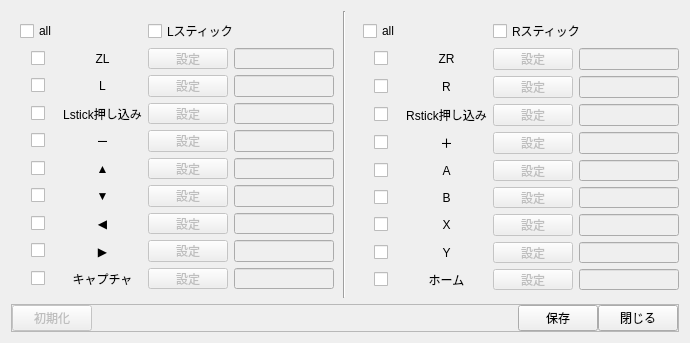
 <widget class="QWidget" name="Form">
  <property name="geometry">
   <rect>
    <x>0</x>
    <y>0</y>
    <width>690</width>
    <height>337</height>
   </rect>
  </property>
  <property name="sizePolicy">
   <sizepolicy hsizetype="Fixed" vsizetype="Fixed">
    <horstretch>0</horstretch>
    <verstretch>0</verstretch>
   </sizepolicy>
  </property>
  <property name="minimumSize">
   <size>
    <width>690</width>
    <height>0</height>
   </size>
  </property>
  <property name="windowTitle">
   <string>Form</string>
  </property>
  <layout class="QGridLayout" name="gridLayout">
   <item row="0" column="2" alignment="Qt::AlignHCenter|Qt::AlignVCenter">
    <widget class="QFrame" name="frame_2">
     <property name="minimumSize">
      <size>
       <width>325</width>
       <height>287</height>
      </size>
     </property>
     <property name="maximumSize">
      <size>
       <width>325</width>
       <height>287</height>
      </size>
     </property>
     <property name="frameShape">
      <enum>QFrame::NoFrame</enum>
     </property>
     <layout class="QGridLayout" name="gridLayout_3">
      <item row="6" column="6">
       <widget class="QLineEdit" name="lineEdit_12">
        <property name="enabled">
         <bool>false</bool>
        </property>
        <property name="minimumSize">
         <size>
          <width>100</width>
          <height>0</height>
         </size>
        </property>
        <property name="maximumSize">
         <size>
          <width>100</width>
          <height>16777215</height>
         </size>
        </property>
        <property name="focusPolicy">
         <enum>Qt::StrongFocus</enum>
        </property>
        <property name="readOnly">
         <bool>true</bool>
        </property>
       </widget>
      </item>
      <item row="0" column="5" colspan="2">
       <widget class="QCheckBox" name="checkBox_22">
        <property name="text">
         <string>Rスティック</string>
        </property>
       </widget>
      </item>
      <item row="6" column="5">
       <widget class="QPushButton" name="pushButton_12">
        <property name="enabled">
         <bool>false</bool>
        </property>
        <property name="text">
         <string>設定</string>
        </property>
       </widget>
      </item>
      <item row="17" column="5">
       <widget class="QPushButton" name="pushButton_18">
        <property name="enabled">
         <bool>false</bool>
        </property>
        <property name="text">
         <string>設定</string>
        </property>
       </widget>
      </item>
      <item row="17" column="3">
       <widget class="QLabel" name="label_10">
        <property name="text">
         <string>ホーム</string>
        </property>
        <property name="alignment">
         <set>Qt::AlignCenter</set>
        </property>
       </widget>
      </item>
      <item row="15" column="6">
       <widget class="QLineEdit" name="lineEdit_17">
        <property name="enabled">
         <bool>false</bool>
        </property>
        <property name="minimumSize">
         <size>
          <width>100</width>
          <height>0</height>
         </size>
        </property>
        <property name="maximumSize">
         <size>
          <width>100</width>
          <height>16777215</height>
         </size>
        </property>
        <property name="focusPolicy">
         <enum>Qt::StrongFocus</enum>
        </property>
        <property name="readOnly">
         <bool>true</bool>
        </property>
       </widget>
      </item>
      <item row="11" column="3">
       <widget class="QLabel" name="label_15">
        <property name="text">
         <string>A</string>
        </property>
        <property name="alignment">
         <set>Qt::AlignCenter</set>
        </property>
       </widget>
      </item>
      <item row="8" column="3">
       <widget class="QLabel" name="label_11">
        <property name="text">
         <string>＋</string>
        </property>
        <property name="alignment">
         <set>Qt::AlignCenter</set>
        </property>
       </widget>
      </item>
      <item row="8" column="6">
       <widget class="QLineEdit" name="lineEdit_13">
        <property name="enabled">
         <bool>false</bool>
        </property>
        <property name="minimumSize">
         <size>
          <width>100</width>
          <height>0</height>
         </size>
        </property>
        <property name="maximumSize">
         <size>
          <width>100</width>
          <height>16777215</height>
         </size>
        </property>
        <property name="focusPolicy">
         <enum>Qt::StrongFocus</enum>
        </property>
        <property name="readOnly">
         <bool>true</bool>
        </property>
       </widget>
      </item>
      <item row="13" column="6">
       <widget class="QLineEdit" name="lineEdit_15">
        <property name="enabled">
         <bool>false</bool>
        </property>
        <property name="minimumSize">
         <size>
          <width>100</width>
          <height>0</height>
         </size>
        </property>
        <property name="maximumSize">
         <size>
          <width>100</width>
          <height>16777215</height>
         </size>
        </property>
        <property name="focusPolicy">
         <enum>Qt::StrongFocus</enum>
        </property>
        <property name="readOnly">
         <bool>true</bool>
        </property>
       </widget>
      </item>
      <item row="14" column="3">
       <widget class="QLabel" name="label_17">
        <property name="text">
         <string>X</string>
        </property>
        <property name="alignment">
         <set>Qt::AlignCenter</set>
        </property>
       </widget>
      </item>
      <item row="14" column="6">
       <widget class="QLineEdit" name="lineEdit_16">
        <property name="enabled">
         <bool>false</bool>
        </property>
        <property name="minimumSize">
         <size>
          <width>100</width>
          <height>0</height>
         </size>
        </property>
        <property name="maximumSize">
         <size>
          <width>100</width>
          <height>16777215</height>
         </size>
        </property>
        <property name="focusPolicy">
         <enum>Qt::StrongFocus</enum>
        </property>
        <property name="readOnly">
         <bool>true</bool>
        </property>
       </widget>
      </item>
      <item row="2" column="6">
       <widget class="QLineEdit" name="lineEdit_10">
        <property name="enabled">
         <bool>false</bool>
        </property>
        <property name="minimumSize">
         <size>
          <width>100</width>
          <height>0</height>
         </size>
        </property>
        <property name="maximumSize">
         <size>
          <width>100</width>
          <height>16777215</height>
         </size>
        </property>
        <property name="focusPolicy">
         <enum>Qt::StrongFocus</enum>
        </property>
        <property name="readOnly">
         <bool>true</bool>
        </property>
       </widget>
      </item>
      <item row="13" column="5">
       <widget class="QPushButton" name="pushButton_15">
        <property name="enabled">
         <bool>false</bool>
        </property>
        <property name="text">
         <string>設定</string>
        </property>
       </widget>
      </item>
      <item row="4" column="5">
       <widget class="QPushButton" name="pushButton_11">
        <property name="enabled">
         <bool>false</bool>
        </property>
        <property name="text">
         <string>設定</string>
        </property>
       </widget>
      </item>
      <item row="8" column="5">
       <widget class="QPushButton" name="pushButton_13">
        <property name="enabled">
         <bool>false</bool>
        </property>
        <property name="text">
         <string>設定</string>
        </property>
       </widget>
      </item>
      <item row="13" column="3">
       <widget class="QLabel" name="label_14">
        <property name="text">
         <string>B</string>
        </property>
        <property name="alignment">
         <set>Qt::AlignCenter</set>
        </property>
       </widget>
      </item>
      <item row="11" column="5">
       <widget class="QPushButton" name="pushButton_14">
        <property name="enabled">
         <bool>false</bool>
        </property>
        <property name="text">
         <string>設定</string>
        </property>
       </widget>
      </item>
      <item row="2" column="3">
       <widget class="QLabel" name="label_13">
        <property name="text">
         <string>ZR</string>
        </property>
        <property name="alignment">
         <set>Qt::AlignCenter</set>
        </property>
       </widget>
      </item>
      <item row="2" column="5">
       <widget class="QPushButton" name="pushButton_10">
        <property name="enabled">
         <bool>false</bool>
        </property>
        <property name="text">
         <string>設定</string>
        </property>
       </widget>
      </item>
      <item row="11" column="2" alignment="Qt::AlignHCenter">
       <widget class="QCheckBox" name="checkBox_14"/>
      </item>
      <item row="15" column="5">
       <widget class="QPushButton" name="pushButton_17">
        <property name="enabled">
         <bool>false</bool>
        </property>
        <property name="text">
         <string>設定</string>
        </property>
       </widget>
      </item>
      <item row="4" column="3">
       <widget class="QLabel" name="label_12">
        <property name="text">
         <string>R</string>
        </property>
        <property name="alignment">
         <set>Qt::AlignCenter</set>
        </property>
       </widget>
      </item>
      <item row="4" column="6">
       <widget class="QLineEdit" name="lineEdit_11">
        <property name="enabled">
         <bool>false</bool>
        </property>
        <property name="minimumSize">
         <size>
          <width>100</width>
          <height>0</height>
         </size>
        </property>
        <property name="maximumSize">
         <size>
          <width>100</width>
          <height>16777215</height>
         </size>
        </property>
        <property name="focusPolicy">
         <enum>Qt::StrongFocus</enum>
        </property>
        <property name="readOnly">
         <bool>true</bool>
        </property>
       </widget>
      </item>
      <item row="11" column="6">
       <widget class="QLineEdit" name="lineEdit_14">
        <property name="enabled">
         <bool>false</bool>
        </property>
        <property name="minimumSize">
         <size>
          <width>100</width>
          <height>0</height>
         </size>
        </property>
        <property name="maximumSize">
         <size>
          <width>100</width>
          <height>16777215</height>
         </size>
        </property>
        <property name="focusPolicy">
         <enum>Qt::StrongFocus</enum>
        </property>
        <property name="readOnly">
         <bool>true</bool>
        </property>
       </widget>
      </item>
      <item row="6" column="3">
       <widget class="QLabel" name="label_16">
        <property name="text">
         <string>Rstick押し込み</string>
        </property>
        <property name="alignment">
         <set>Qt::AlignCenter</set>
        </property>
       </widget>
      </item>
      <item row="14" column="5">
       <widget class="QPushButton" name="pushButton_16">
        <property name="enabled">
         <bool>false</bool>
        </property>
        <property name="text">
         <string>設定</string>
        </property>
       </widget>
      </item>
      <item row="15" column="3">
       <widget class="QLabel" name="label_18">
        <property name="text">
         <string>Y</string>
        </property>
        <property name="alignment">
         <set>Qt::AlignCenter</set>
        </property>
       </widget>
      </item>
      <item row="0" column="2">
       <widget class="QCheckBox" name="checkBox_20">
        <property name="text">
         <string>all</string>
        </property>
       </widget>
      </item>
      <item row="17" column="6">
       <widget class="QLineEdit" name="lineEdit_18">
        <property name="enabled">
         <bool>false</bool>
        </property>
        <property name="minimumSize">
         <size>
          <width>100</width>
          <height>0</height>
         </size>
        </property>
        <property name="maximumSize">
         <size>
          <width>100</width>
          <height>16777215</height>
         </size>
        </property>
        <property name="focusPolicy">
         <enum>Qt::StrongFocus</enum>
        </property>
        <property name="readOnly">
         <bool>true</bool>
        </property>
       </widget>
      </item>
      <item row="6" column="2" alignment="Qt::AlignHCenter">
       <widget class="QCheckBox" name="checkBox_12"/>
      </item>
      <item row="2" column="2" alignment="Qt::AlignHCenter">
       <widget class="QCheckBox" name="checkBox_10"/>
      </item>
      <item row="4" column="2" alignment="Qt::AlignHCenter">
       <widget class="QCheckBox" name="checkBox_11"/>
      </item>
      <item row="8" column="2" alignment="Qt::AlignHCenter">
       <widget class="QCheckBox" name="checkBox_13"/>
      </item>
      <item row="17" column="2" alignment="Qt::AlignHCenter">
       <widget class="QCheckBox" name="checkBox_18"/>
      </item>
      <item row="15" column="2" alignment="Qt::AlignHCenter">
       <widget class="QCheckBox" name="checkBox_17"/>
      </item>
      <item row="14" column="2" alignment="Qt::AlignHCenter">
       <widget class="QCheckBox" name="checkBox_16"/>
      </item>
      <item row="13" column="2" alignment="Qt::AlignHCenter">
       <widget class="QCheckBox" name="checkBox_15"/>
      </item>
     </layout>
    </widget>
   </item>
   <item row="0" column="1" alignment="Qt::AlignHCenter">
    <widget class="Line" name="line">
     <property name="minimumSize">
      <size>
       <width>5</width>
       <height>0</height>
      </size>
     </property>
     <property name="frameShadow">
      <enum>QFrame::Sunken</enum>
     </property>
     <property name="lineWidth">
      <number>1</number>
     </property>
     <property name="orientation">
      <enum>Qt::Vertical</enum>
     </property>
    </widget>
   </item>
   <item row="0" column="0" alignment="Qt::AlignHCenter|Qt::AlignVCenter">
    <widget class="QFrame" name="frame">
     <property name="minimumSize">
      <size>
       <width>325</width>
       <height>287</height>
      </size>
     </property>
     <property name="maximumSize">
      <size>
       <width>325</width>
       <height>287</height>
      </size>
     </property>
     <layout class="QGridLayout" name="gridLayout_2">
      <item row="1" column="3">
       <widget class="QPushButton" name="pushButton">
        <property name="enabled">
         <bool>false</bool>
        </property>
        <property name="text">
         <string>設定</string>
        </property>
       </widget>
      </item>
      <item row="3" column="3">
       <widget class="QPushButton" name="pushButton_3">
        <property name="enabled">
         <bool>false</bool>
        </property>
        <property name="text">
         <string>設定</string>
        </property>
       </widget>
      </item>
      <item row="7" column="4">
       <widget class="QLineEdit" name="lineEdit_7">
        <property name="enabled">
         <bool>false</bool>
        </property>
        <property name="minimumSize">
         <size>
          <width>100</width>
          <height>0</height>
         </size>
        </property>
        <property name="maximumSize">
         <size>
          <width>100</width>
          <height>16777215</height>
         </size>
        </property>
        <property name="focusPolicy">
         <enum>Qt::StrongFocus</enum>
        </property>
        <property name="readOnly">
         <bool>true</bool>
        </property>
       </widget>
      </item>
      <item row="9" column="4">
       <widget class="QLineEdit" name="lineEdit_9">
        <property name="enabled">
         <bool>false</bool>
        </property>
        <property name="minimumSize">
         <size>
          <width>100</width>
          <height>0</height>
         </size>
        </property>
        <property name="maximumSize">
         <size>
          <width>100</width>
          <height>16777215</height>
         </size>
        </property>
        <property name="focusPolicy">
         <enum>Qt::StrongFocus</enum>
        </property>
        <property name="readOnly">
         <bool>true</bool>
        </property>
       </widget>
      </item>
      <item row="9" column="0" alignment="Qt::AlignHCenter">
       <widget class="QCheckBox" name="checkBox_9"/>
      </item>
      <item row="3" column="0" alignment="Qt::AlignHCenter">
       <widget class="QCheckBox" name="checkBox_3"/>
      </item>
      <item row="1" column="0" alignment="Qt::AlignHCenter">
       <widget class="QCheckBox" name="checkBox"/>
      </item>
      <item row="1" column="4">
       <widget class="QLineEdit" name="lineEdit">
        <property name="enabled">
         <bool>false</bool>
        </property>
        <property name="minimumSize">
         <size>
          <width>100</width>
          <height>0</height>
         </size>
        </property>
        <property name="maximumSize">
         <size>
          <width>100</width>
          <height>16777215</height>
         </size>
        </property>
        <property name="focusPolicy">
         <enum>Qt::StrongFocus</enum>
        </property>
        <property name="readOnly">
         <bool>true</bool>
        </property>
       </widget>
      </item>
      <item row="2" column="1">
       <widget class="QLabel" name="label_2">
        <property name="text">
         <string>L</string>
        </property>
        <property name="alignment">
         <set>Qt::AlignCenter</set>
        </property>
       </widget>
      </item>
      <item row="3" column="4">
       <widget class="QLineEdit" name="lineEdit_3">
        <property name="enabled">
         <bool>false</bool>
        </property>
        <property name="minimumSize">
         <size>
          <width>100</width>
          <height>0</height>
         </size>
        </property>
        <property name="maximumSize">
         <size>
          <width>100</width>
          <height>16777215</height>
         </size>
        </property>
        <property name="focusPolicy">
         <enum>Qt::StrongFocus</enum>
        </property>
        <property name="readOnly">
         <bool>true</bool>
        </property>
       </widget>
      </item>
      <item row="4" column="3">
       <widget class="QPushButton" name="pushButton_4">
        <property name="enabled">
         <bool>false</bool>
        </property>
        <property name="text">
         <string>設定</string>
        </property>
       </widget>
      </item>
      <item row="4" column="4">
       <widget class="QLineEdit" name="lineEdit_4">
        <property name="enabled">
         <bool>false</bool>
        </property>
        <property name="minimumSize">
         <size>
          <width>100</width>
          <height>0</height>
         </size>
        </property>
        <property name="maximumSize">
         <size>
          <width>100</width>
          <height>16777215</height>
         </size>
        </property>
        <property name="focusPolicy">
         <enum>Qt::StrongFocus</enum>
        </property>
        <property name="readOnly">
         <bool>true</bool>
        </property>
       </widget>
      </item>
      <item row="8" column="4">
       <widget class="QLineEdit" name="lineEdit_8">
        <property name="enabled">
         <bool>false</bool>
        </property>
        <property name="minimumSize">
         <size>
          <width>100</width>
          <height>0</height>
         </size>
        </property>
        <property name="maximumSize">
         <size>
          <width>100</width>
          <height>16777215</height>
         </size>
        </property>
        <property name="focusPolicy">
         <enum>Qt::StrongFocus</enum>
        </property>
        <property name="readOnly">
         <bool>true</bool>
        </property>
       </widget>
      </item>
      <item row="6" column="1">
       <widget class="QLabel" name="label_6">
        <property name="text">
         <string>▼</string>
        </property>
        <property name="alignment">
         <set>Qt::AlignCenter</set>
        </property>
       </widget>
      </item>
      <item row="5" column="1">
       <widget class="QLabel" name="label_5">
        <property name="text">
         <string>▲</string>
        </property>
        <property name="alignment">
         <set>Qt::AlignCenter</set>
        </property>
       </widget>
      </item>
      <item row="5" column="3">
       <widget class="QPushButton" name="pushButton_5">
        <property name="enabled">
         <bool>false</bool>
        </property>
        <property name="text">
         <string>設定</string>
        </property>
       </widget>
      </item>
      <item row="8" column="3">
       <widget class="QPushButton" name="pushButton_8">
        <property name="enabled">
         <bool>false</bool>
        </property>
        <property name="text">
         <string>設定</string>
        </property>
       </widget>
      </item>
      <item row="3" column="1">
       <widget class="QLabel" name="label_3">
        <property name="text">
         <string>Lstick押し込み</string>
        </property>
        <property name="alignment">
         <set>Qt::AlignCenter</set>
        </property>
       </widget>
      </item>
      <item row="7" column="1">
       <widget class="QLabel" name="label_7">
        <property name="text">
         <string>◀</string>
        </property>
        <property name="alignment">
         <set>Qt::AlignCenter</set>
        </property>
       </widget>
      </item>
      <item row="4" column="0" alignment="Qt::AlignHCenter">
       <widget class="QCheckBox" name="checkBox_4"/>
      </item>
      <item row="7" column="0" alignment="Qt::AlignHCenter">
       <widget class="QCheckBox" name="checkBox_7"/>
      </item>
      <item row="9" column="1">
       <widget class="QLabel" name="label_9">
        <property name="text">
         <string>キャプチャ</string>
        </property>
        <property name="alignment">
         <set>Qt::AlignCenter</set>
        </property>
       </widget>
      </item>
      <item row="5" column="0" alignment="Qt::AlignHCenter">
       <widget class="QCheckBox" name="checkBox_5"/>
      </item>
      <item row="2" column="4">
       <widget class="QLineEdit" name="lineEdit_2">
        <property name="enabled">
         <bool>false</bool>
        </property>
        <property name="minimumSize">
         <size>
          <width>100</width>
          <height>0</height>
         </size>
        </property>
        <property name="maximumSize">
         <size>
          <width>100</width>
          <height>16777215</height>
         </size>
        </property>
        <property name="focusPolicy">
         <enum>Qt::StrongFocus</enum>
        </property>
        <property name="readOnly">
         <bool>true</bool>
        </property>
       </widget>
      </item>
      <item row="4" column="1">
       <widget class="QLabel" name="label_4">
        <property name="text">
         <string>－</string>
        </property>
        <property name="alignment">
         <set>Qt::AlignCenter</set>
        </property>
       </widget>
      </item>
      <item row="7" column="3">
       <widget class="QPushButton" name="pushButton_7">
        <property name="enabled">
         <bool>false</bool>
        </property>
        <property name="text">
         <string>設定</string>
        </property>
       </widget>
      </item>
      <item row="2" column="3">
       <widget class="QPushButton" name="pushButton_2">
        <property name="enabled">
         <bool>false</bool>
        </property>
        <property name="text">
         <string>設定</string>
        </property>
       </widget>
      </item>
      <item row="6" column="0" alignment="Qt::AlignHCenter">
       <widget class="QCheckBox" name="checkBox_6"/>
      </item>
      <item row="2" column="0" alignment="Qt::AlignHCenter">
       <widget class="QCheckBox" name="checkBox_2"/>
      </item>
      <item row="1" column="1">
       <widget class="QLabel" name="label">
        <property name="text">
         <string>ZL</string>
        </property>
        <property name="alignment">
         <set>Qt::AlignCenter</set>
        </property>
       </widget>
      </item>
      <item row="8" column="0" alignment="Qt::AlignHCenter">
       <widget class="QCheckBox" name="checkBox_8"/>
      </item>
      <item row="9" column="3">
       <widget class="QPushButton" name="pushButton_9">
        <property name="enabled">
         <bool>false</bool>
        </property>
        <property name="text">
         <string>設定</string>
        </property>
       </widget>
      </item>
      <item row="6" column="4">
       <widget class="QLineEdit" name="lineEdit_6">
        <property name="enabled">
         <bool>false</bool>
        </property>
        <property name="minimumSize">
         <size>
          <width>100</width>
          <height>0</height>
         </size>
        </property>
        <property name="maximumSize">
         <size>
          <width>100</width>
          <height>16777215</height>
         </size>
        </property>
        <property name="focusPolicy">
         <enum>Qt::StrongFocus</enum>
        </property>
        <property name="readOnly">
         <bool>true</bool>
        </property>
       </widget>
      </item>
      <item row="5" column="4">
       <widget class="QLineEdit" name="lineEdit_5">
        <property name="enabled">
         <bool>false</bool>
        </property>
        <property name="minimumSize">
         <size>
          <width>100</width>
          <height>0</height>
         </size>
        </property>
        <property name="maximumSize">
         <size>
          <width>100</width>
          <height>16777215</height>
         </size>
        </property>
        <property name="focusPolicy">
         <enum>Qt::StrongFocus</enum>
        </property>
        <property name="readOnly">
         <bool>true</bool>
        </property>
       </widget>
      </item>
      <item row="6" column="3">
       <widget class="QPushButton" name="pushButton_6">
        <property name="enabled">
         <bool>false</bool>
        </property>
        <property name="text">
         <string>設定</string>
        </property>
       </widget>
      </item>
      <item row="8" column="1">
       <widget class="QLabel" name="label_8">
        <property name="text">
         <string>▶</string>
        </property>
        <property name="alignment">
         <set>Qt::AlignCenter</set>
        </property>
       </widget>
      </item>
      <item row="0" column="0" alignment="Qt::AlignHCenter">
       <widget class="QCheckBox" name="checkBox_19">
        <property name="text">
         <string>all</string>
        </property>
       </widget>
      </item>
      <item row="0" column="3" colspan="2">
       <widget class="QCheckBox" name="checkBox_21">
        <property name="text">
         <string>Lスティック</string>
        </property>
       </widget>
      </item>
     </layout>
    </widget>
   </item>
   <item row="1" column="0" colspan="3">
    <widget class="QFrame" name="frame_3">
     <property name="frameShape">
      <enum>QFrame::StyledPanel</enum>
     </property>
     <property name="frameShadow">
      <enum>QFrame::Raised</enum>
     </property>
     <layout class="QHBoxLayout" name="horizontalLayout">
      <property name="spacing">
       <number>0</number>
      </property>
      <property name="leftMargin">
       <number>0</number>
      </property>
      <property name="topMargin">
       <number>0</number>
      </property>
      <property name="rightMargin">
       <number>0</number>
      </property>
      <property name="bottomMargin">
       <number>0</number>
      </property>
      <item>
       <widget class="QPushButton" name="pushButton_20">
        <property name="enabled">
         <bool>false</bool>
        </property>
        <property name="text">
         <string>初期化</string>
        </property>
        <property name="flat">
         <bool>false</bool>
        </property>
       </widget>
      </item>
      <item>
       <spacer name="horizontalSpacer">
        <property name="orientation">
         <enum>Qt::Horizontal</enum>
        </property>
        <property name="sizeHint" stdset="0">
         <size>
          <width>40</width>
          <height>20</height>
         </size>
        </property>
       </spacer>
      </item>
      <item>
       <widget class="QPushButton" name="pushButton_19">
        <property name="text">
         <string>保存</string>
        </property>
       </widget>
      </item>
      <item>
       <widget class="QPushButton" name="pushButton_21">
        <property name="text">
         <string>閉じる</string>
        </property>
       </widget>
      </item>
     </layout>
    </widget>
   </item>
  </layout>
 </widget>
